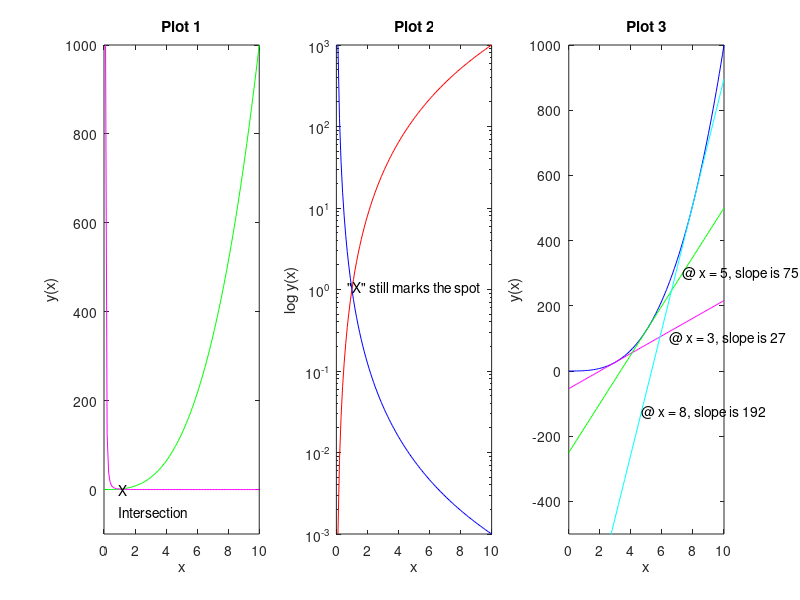

Source code (MATLAB):
x = [0:0.1:10];
yp = x.^3;
ym = x.^(-3);

% Part 1: 
figure(1); 
subplot(1,3,1) % Is there a way to control the size of the plot window that appears?
plot(x,yp,'g',x,ym,'m');
%axis([0 2 -10 50]);
ylim([-100 1000]);
title('Plot 1');
xlabel('x');
ylabel('y(x)');
text(0.95,1,'X');
text(0.95,-50,'Intersection');

% Part 2:
%figure(2); 
subplot(1,3,2)
semilogy(x,yp,'r',x,ym,'b');
title('Plot 2');
xlabel('x');
ylabel('log y(x)');
text(0.7,1.05,'"X" still marks the spot');

% Part 3:
%figure(3); 
subplot(1,3,3)
plot(x,yp,'b');
yd = gradient(yp,x);
title('Plot 3');
xlabel('x');
ylabel('y(x)');
ylim([-500 1000])
hold on 
% ways to do this... the below requires knowing the position of the desired
% x-value within each variable
% What I'd like to do is a loop that would loop through and calculate the
% line for x = 3, x = 5, & x = 8 using m = 3*x(or t).^2  instead of 'gradient'
% Need a new variable? => t = 3, 5, 8 then yd3 = (x-t(1))*m(t) + yp(t)??
yd3 = (x-x(31))*yd(31)+yp(31);
yd5 = (x-x(51))*yd(51)+yp(51);
yd8 = (x-x(81))*yd(81)+yp(81);
plot(x,yd3,'m',x,yd5,'g',x,yd8,'c')
text(4.7,-125,'@ x = 8, slope is 192')
text(6.5,100,'@ x = 3, slope is 27')
text(7.3,300,'@ x = 5, slope is 75')
hold off


